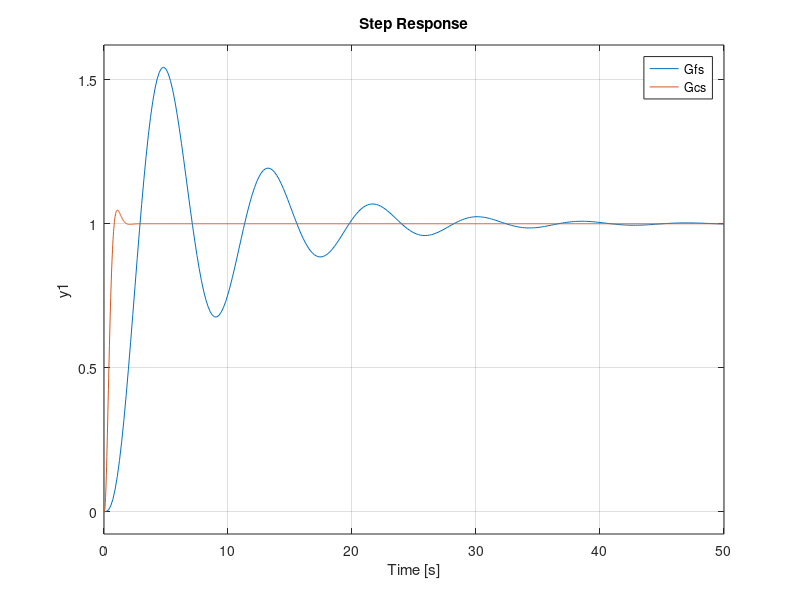

MATLAB code to generate this figure: (Note: this script raises an error after producing the figure.)
%% Limpa Workspace

clear;
clc;

%% Prática

A = [ 
    0 1 0;
    0 0 1;
    0 -1 -2
    ]
B = [0; 0; 1];

C = [1 0 0 ];

D = [0];

% Requisitos

UP = 0.05;
Tp = 1; % <1s
e = 0; % rampa e degrau

% Definicação

Gs = ss(A,B,C,D);

zeta = -log(UP)/sqrt(pi()^2 + log(UP)^2);

wn = pi() / (Tp * sqrt(1-zeta^2));

% Polos dominantes
sd1 = -zeta*wn+j*wn*sqrt(1-zeta^2);
sd2 = -zeta*wn-j*wn*sqrt(1-zeta^2);

% Polos adicionais
%sd3 = zero(Gs);
sd3 = -5*zeta*wn;

sd = [sd1 sd2 sd3]

Ab = [ A, zeros(length(A),1); -C, 0];
Bb = [B; 0];

kb = place(A,B,sd);

ks = [kb(1), kb(2), kb(3)]

Gc = ss(A-B * ks, B, C, D);

% Correção do erro em regime permanente
Kd = 1/dcgain(Gc);

Gcs = ss(A-B * ks, B * Kd, C, D);

Gfs = feedback(Gs,1);
step(Gfs,Gcs);
disp(stepinfo(Gcs));
I = [ 1 0 0; 0 1 0; 0 0 1];